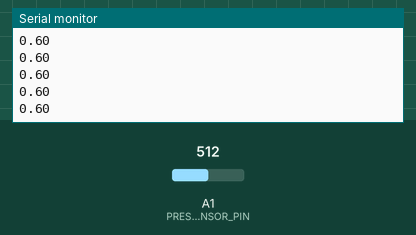
Bench run of a sketch on a simulated Arduino Zero (SAMD21). On the bench: the last lines printed to the serial monitor. The test bench sets the inputs (shaded band); at power-on: A1 (PRESSURE_SENSOR_PIN) = 512 (analog values on the 0–1023 scale).

Above: at 1.2 s.
1.3 s: A1 (PRESSURE_SENSOR_PIN) set to 716
At 1.31 s:
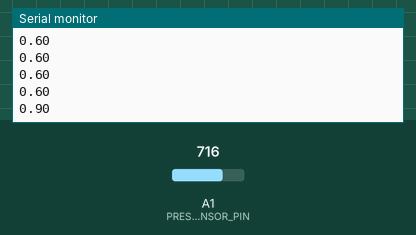
2.8 s: A1 (PRESSURE_SENSOR_PIN) set to 900
At 2.81 s:
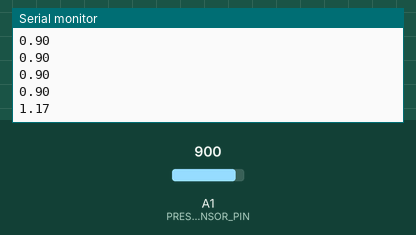
Timing chart, 0 to 5.8 s (numbered marks = the images above; inputs shaded):
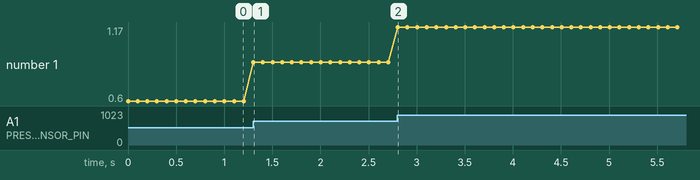

The sketch:

pressure_sensor_test.ino
```cpp
int PRESSURE_SENSOR_PIN = A1;
int sensor_reading;
float voltage;
float pressure; //conversion from datasheet

void setup() {
  // put your setup code here, to run once:
  analogReadResolution(14); //change to 14-bit resolution
  long baudRate = 9600;
  Serial.begin(baudRate);
}


void loop() {
  // put your main code here, to run repeatedly:
  sensor_reading = analogRead(PRESSURE_SENSOR_PIN);
  voltage = sensor_reading*(5.0/16382.0); //from 5V rail
  pressure = (voltage/5.0-0.1)/0.6667; //from datasheet in MPa

  //Serial.print("Pressure (MPa): ");
  Serial.println(pressure);
  delay(100); //for readability
}
```

Measured:
- after the input at 1.3 s, the serial monitor: prints a new line at once (image 1)
- after the input at 2.8 s, the serial monitor: prints a new line at once (image 2)
- plotted number 1: 0.6 → 0.9 after the input at 1.3 s, 0.9 → 1.17 after the input at 2.8 s
